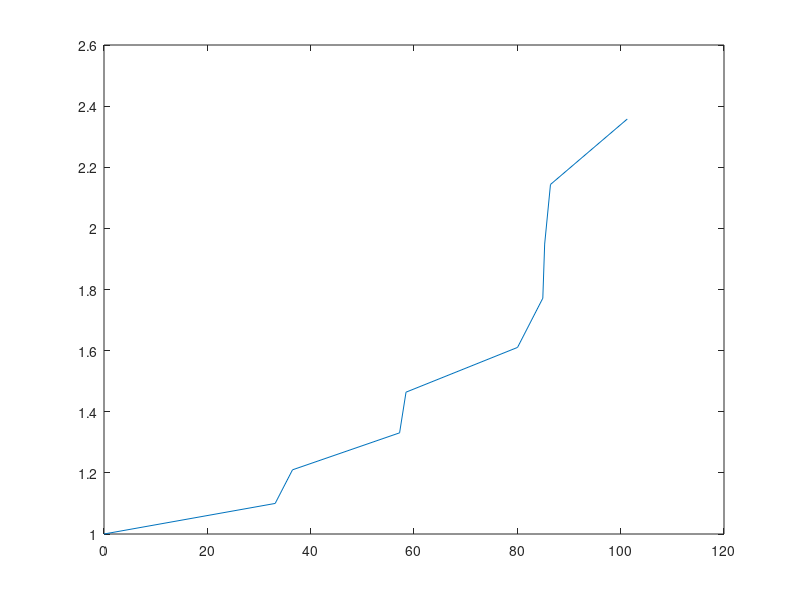

The MATLAB script that drew this image:
%% Lab 8: Gillespie simulations of continuous-time Markov processes
%
% Name: Garrett Healy
%
% This algorithm is used to simulate the behavior of a CTMC where there are
% different species of individuals and random transitions can be described
% by *reactions* that modify the numbers of individuals in at least one
% species. Before implementing a Gillespie simulation, write down all
% possible reactions and how they affect each species, and assign each one
% an index.
%
% Gillespie algorithm
%
% # Set values for the rates c(i) where i is the reaction index and is between 1 and M
% # Set initial states x(j), where j is the index of each species and is between 1 and N
% # Set time t to 0, and set maximum time Tmax
% # while (t<Tmax):
% # compute propensities a(i) for each reaction i (according to the rules of the reactions) and set A=sum(a)
% # generate uniform random numbers r1 and r2 between 0 and 1
% # compute the time of the next reaction tau=-log(r1)/A
% # the next reaction index k is the integer such that r2*A is *between* the sum of a(i) from 1 to k-1 and the sum of a(i) from 1 to k
% # update the numbers of species x(j) according to which reaction took place
% # update time t = t+tau
%
% Grading: 
% Part 1: 1.1: 4 pts (3 for code, 1 for plots), 1.2: 4 pts (3 for code, 1 for plots), 
% 1.3: 3 pts (1 for code, 1 for extinction time calculation, 1 for comparison with ODE solution)
% Part 2: 2.1: 3 pts (1 for null clines, 1 for fixed pts, 1 for prediction of dynamics), 
% 2.2: 5 pts (3 pts for code, 1 for phase plane plot, 1 for answer),
% 2.3: 4 pts (3 pts for code, 1 for answer),
% 2.4: 5 pts (3 pts for code, 1 for variance plot, 1 for answer)
% 2.5: 6 pts (3 pts for code, 1 for each plot, 1 for answer describing the period and amplitude of oscillations in the two simulations)
% Total: 34 pts
%% Part 1: Birth and death processes
% 1.1 *Pure birth process*
%
% A pure birth process is a population where each individual produces one
% offspring with a given rate, independent of the others. In the language
% of the master equation, there is only one reaction possible: increasing
% the size of the population by 1, with effective rate (propensity) N.
% Implement the Gillespie algorithm for a pure birth process, initially
% starting with population of 1, with birth rate of 0.1 per day, and run it
% for 100 days. (Hint: since there is only one reaction, you don't need to
% decide which reaction takes place, only the time of the next birth.)
% The mean of this process is governed by the ODE:
%    dN/dt = 0.1N, with N(0)=1
% Plot the solution of this ODE on the same plot as the 10 stochastic
% realizations of the pure birth process.

M = 1;
N = 1; 

c = 0.1; 
X = 1; 

t = 0; %sets initial time 
tplot = zeros(1); 
tmax = 100;
k = 2; 
xplot = ones(1); 
tau=1; 

while (t<tmax) && tau~=0
    r1 = rand;
    r2 = rand; 
    a = c*X;  
    A = sum(a); 
    tau = -log(r1)/A;
    t = t+tau; 
    X = X+a; 
    tplot(k) = t; 
    xplot(k) = X; 
    k = k+1; 
end

plot(tplot,xplot)

% 1.2 *Pure death process*
%
% Modify your code to model a pure death process with a stochastic death
% rate for each individual, starting with a population of 1000 individuals,
% with a death rate of 0.05 per day, and run 10 simulations for 100 days.
% Compute the solution for the mean number of individuals from the ODE:
%
%   dN/dt = -0.05N, with N(0)=1000
%
% Plot the solution of this ODE on the same plot as the 10 stochastic
% realizations of the pure birth process.
%
% 1.3 *Extinction time statistics*
% Run 100 simulations until all the individuals die and compute the
% mean time to extinction and the standard deviation. How well is it
% predicted by the deterministic mean solution (exponential decay) dipping
% below 1 individual?  
%
%% Part 2. Predator-prey stochastic model
% Now let us model a system with more than one reaction, namely a
% predator-prey system. Let us call the number of prey X and the number of
% predators Y . The three different processes are: 
%
% # Birth of one prey with rate c1 = 20 and propensity a1 = c1*X
% # Death of one predator with rate c2 = 10 and propensity a2 = c2*Y
% # Predation (death of one prey and birth of one predator) with rate c3
% =0.01 and propensity  a3 = c3*X*Y 
%
%
% 2.1 *ODE model*
%
% Write down the two-variable differential equation (Lotka-Volterra) based
% on the model above. Find the nullclines and the fixed points and predict
% the qualitative behavior of the system. This is the model for the mean
% number of predators and prey.
%
% 2.2 *Stochastic model*
%
% Implement the Gillespie algorithm for the three-reaction predator-prey
% model. Using the parameters above and initial conditions X0 = 500, Y0 =
% 500, propagate the system for a large number of steps (e.g. 100000)
% and plot the trajectory in phase space (plot(X,Y)). Describe whether it
% agrees with the qualitative behavior of the continuous ODE model, and how
% the stochasticity manifests itself.
%
% 2.3 *Extinction of species*
%
% Change the initial populations to be 10 each (of predatory and prey) so
% that you see extinction of one of the species in some simulations. Report
% the fraction of 200 simulations which go extinct in 1000 steps. Change
% the initial populations to 20 each, run 200 simulations, and again report
% the fraction that goes extinct in 1000 steps.
%
% 2.4 *Fluctuations around the equilibrium*
%
% Set your initial populations to the non-zero fixed point that you found in 2.1
% and re-run the simulation for 10000 steps. Because this is a stochastic
% process, we do not expect that the populations will remain at the fixed
% points as the ODE predicts. Using the results of your simulation, calculate the
% variance in the Euclidean distance from the fixed point across 10
% simulations as a function of time. Plot variance vs. t. What is the
% relationship? For a pure diffusion process, the variance will increase
% linearly as a function of time. Is that the case here? 
%
% 2.5 *Comparison of amplitude and frequencies of oscillations*
%
% This exercise will require that you run the simulation twice: Once with
% predator and prey initial populations equal to 500, and once with initial
% populations set at the coexistence fixed point, and run the simulation
% for 100000 steps. For each simulation, plot the predator population and
% the prey population as a function of time on the same plot. Using your
% plots, compare the amplitudes and frequencies of population oscillation
% when the initial populations are equal to 500 and when the initial
% populations are equal to the fixed points. How are they similar or
% different? Are amplitude and frequency independent of one another? (this
% is a hallmark of linear oscillations)

